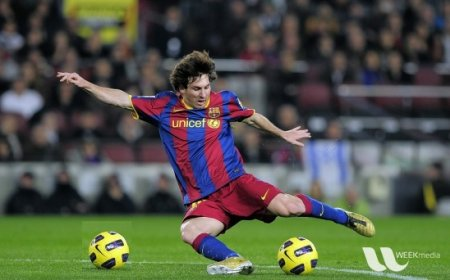
#> input picture OfficialDocumentation/Resources/roi.jpg, 450 x 280 px
$ python getball.py
#> lines starting #> are read from the running program, lines starting #| are printed output that depends on the picture
import cv2 as cv
import numpy as np
img=cv.imread('Resources/roi.jpg')
#> img is the input picture: shape (280, 450, 3); mean B, G, R 72.3, 85.8, 82.3
print(img.shape)
#| (280, 450, 3)
ball=img[230:277,260:318] # first one is height and the second is width
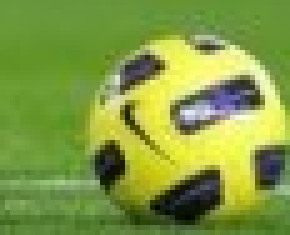
#> ball: shape (47, 58, 3) (shown 5 times larger); mean B, G, R 65.6, 155.9, 129.8
assert img is not None ,"Picture Errror"
cv.imshow('Img',ball)

cv.waitKey(0)

$ run again, with OfficialDocumentation/Resources/no1image.jpeg copied over OfficialDocumentation/Resources/roi.jpg
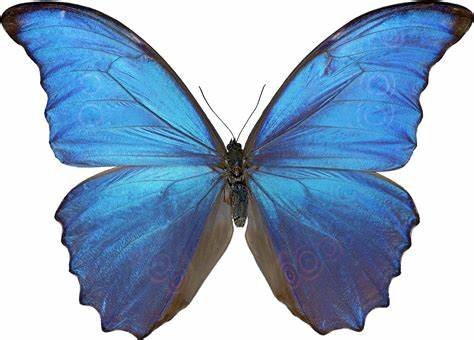
#> input picture OfficialDocumentation/Resources/no1image.jpeg, 474 x 340 px
#> img is the input picture: shape (340, 474, 3); mean B, G, R 198.2, 171.5, 147
#| (340, 474, 3)
#> `ball=img[230:277,260:318]`:
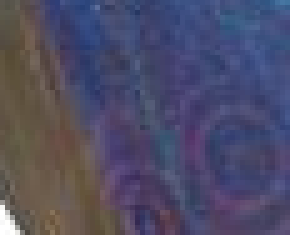
#> ball: shape (47, 58, 3) (shown 5 times larger); mean B, G, R 102.6, 76.4, 78.4
